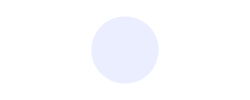
Frame 1 (no input)
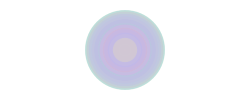
Frame 60 (the mouse pressed at the canvas centre just before this capture)
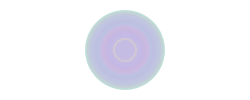
Frame 120 (the mouse held since frame 60 and released just before this capture)

The Processing sketch that drew these frames (run headless with seeded random() and noise(); from frame 60 on, the mouse is pressed at the canvas centre):

// Processing sketch: processing_131168
// ── processing_131168.pde

int counter;

void setup() {  //setup function called initially, only once
  size(250, 100);
  background(255);  //set background white
  colorMode(HSB);   //set colors to Hue, Saturation, Brightness mode
  counter = 0;
}

void draw() {  //draw function loops 
  counter++;
  noStroke();
  fill(random(255),100,255,50);
  
  if(mousePressed == true) { //add some interaction
    ellipse(mouseX, mouseY, 20, 20);
  }
  else {
    ellipse(width/2, height/2, 80*sin(counter), 80*sin(counter));
  }
}
